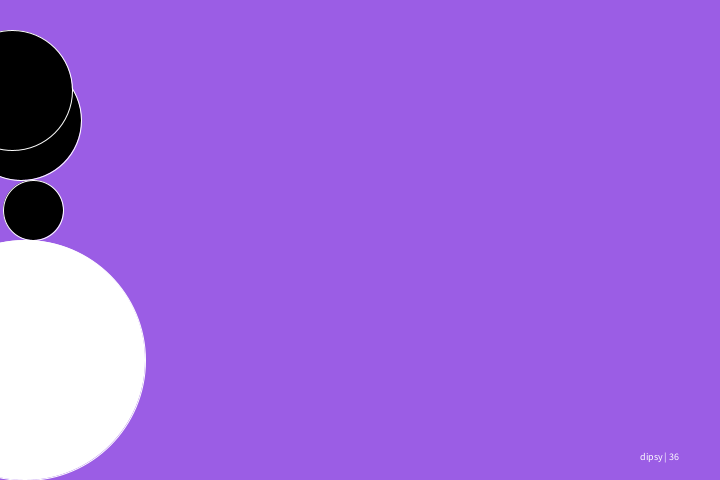
Frame 1 (no input)
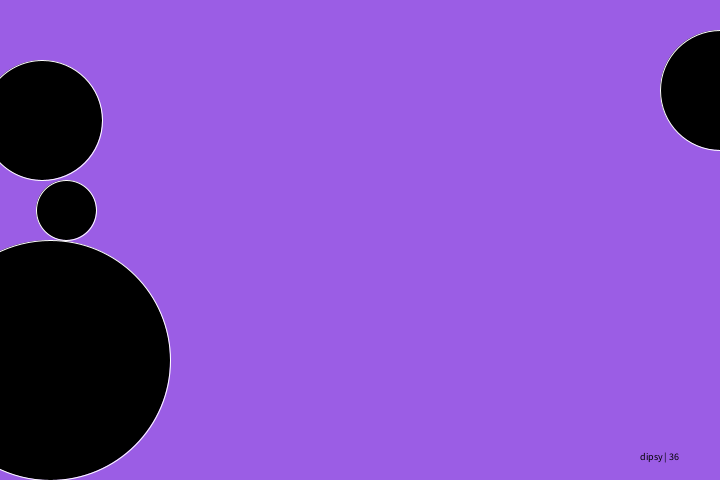
Frame 60 (the mouse pressed at the canvas centre just before this capture)
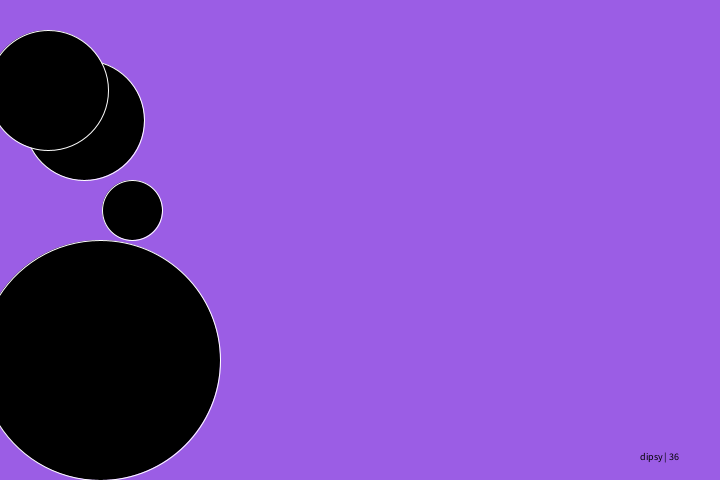
Frame 120 (the mouse held since frame 60 and released just before this capture)

The Processing sketch that drew these frames (run headless with seeded random() and noise(); from frame 60 on, the mouse is pressed at the canvas centre):

// Processing sketch: pattern38
// ── pattern38.pde
int a = 0;
int b = 0;
int c = 0;
int d = 0;

void setup() {
  size(720, 480);
  stroke(255);
}

void draw() {
  if(b>width/2){
  background(143, 247, 92);
  } else{
  background(155, 93, 229);
  }
  
textSize(10);
text("dipsy | 36",640,460);
  
  a = a + 25;
  b = b + 33; 
  c = c + 21;
  d = d + 12;
  circle(a, 360, height/2);
  fill(0,0,0);
  circle(b, 210, height/8);
  fill(0,0,0);
  circle(c, 120, height/4);
  fill(0,0,0);
  circle(d, 90, height/4);
  fill(0,0,0);
  
  if(a > width) {
    a = 0;
  if(b > width) {
    b = 0;
  if(c > width) {
    c = 0;
  if(d > width) {
    d = 0;
  }
  }
  }

    
  }
}
